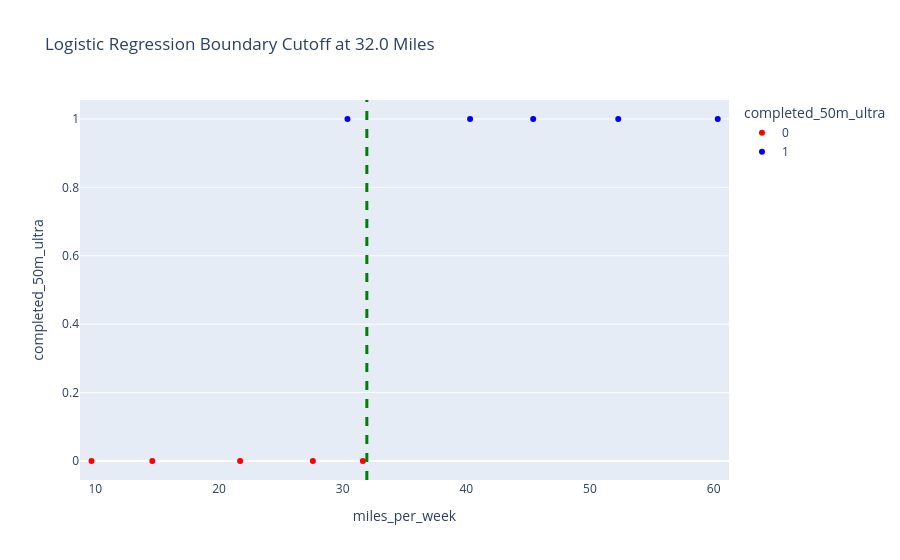

Here is the notebook cell this chart was saved with:
### Code cell
import numpy as np
import pandas as pd
import plotly.express as px
from sklearn.linear_model import LogisticRegression

# 1. Mock Data (Miles per week vs Ultra Completed)
df = pd.DataFrame({
    'miles_per_week': [10, 15, 22, 28, 30, 32, 40, 45, 52, 60],
    'completed_50m_ultra': [0, 0, 0, 0, 1, 0, 1, 1, 1, 1]
})

# 2. Fit simple 1D Logistic Regression
X = df[['miles_per_week']]
y = df['completed_50m_ultra']
model = LogisticRegression().fit(X, y)

# 3. Calculate the boundary point: x = -bias / weight
weight = model.coef_[0][0]
bias = model.intercept_[0]
decision_boundary = -bias / weight

# 4. Generate the base strip plot
fig = px.strip(
    data_frame=df, 
    x='miles_per_week', 
    y='completed_50m_ultra', # Keeps points aligned horizontally
    color='completed_50m_ultra',
    color_discrete_map={0: 'red', 1: 'blue'},
    title=f"Logistic Regression Boundary Cutoff at {decision_boundary:.1f} Miles"
)

# 5. Overlay the green decision boundary line simply
fig.add_vline(
    x=decision_boundary, 
    line_width=3, 
    line_dash="dash", 
    line_color="green"
)

fig.show()

### Figure 1 — Plotly figure (JSON) as saved in the notebook; plotly's stock layout.template omitted (floating-point values rounded to 4 significant figures)
{"data": [{"alignmentgroup": "True", "boxpoints": "all", "fillcolor": "rgba(255,255,255,0)", "hoveron": "points", "hovertemplate": "completed_50m_ultra=%{y}<br>miles_per_week=%{x}<extra></extra>", "legendgroup": "0", "line": {"color": "rgba(255,255,255,0)"}, "marker": {"color": "red"}, "name": "0", "offsetgroup": "0", "orientation": "v", "pointpos": 0, "showlegend": true, "type": "box", "x": [10, 15, 22, 28, 32], "x0": " ", "xaxis": "x", "y": [0, 0, 0, 0, 0], "y0": " ", "yaxis": "y"}, {"alignmentgroup": "True", "boxpoints": "all", "fillcolor": "rgba(255,255,255,0)", "hoveron": "points", "hovertemplate": "completed_50m_ultra=%{y}<br>miles_per_week=%{x}<extra></extra>", "legendgroup": "1", "line": {"color": "rgba(255,255,255,0)"}, "marker": {"color": "blue"}, "name": "1", "offsetgroup": "1", "orientation": "v", "pointpos": 0, "showlegend": true, "type": "box", "x": [30, 40, 45, 52, 60], "x0": " ", "xaxis": "x", "y": [1, 1, 1, 1, 1], "y0": " ", "yaxis": "y"}], "layout": {"boxmode": "group", "legend": {"title": {"text": "completed_50m_ultra"}, "tracegroupgap": 0}, "shapes": [{"line": {"color": "green", "dash": "dash", "width": 3}, "type": "line", "x0": 31.95, "x1": 31.95, "xref": "x", "y0": 0, "y1": 1, "yref": "y domain"}], "title": {"text": "Logistic Regression Boundary Cutoff at 32.0 Miles"}, "xaxis": {"anchor": "y", "domain": [0, 1], "title": {"text": "miles_per_week"}}, "yaxis": {"anchor": "x", "categoryarray": [1, 0], "categoryorder": "array", "domain": [0, 1], "title": {"text": "completed_50m_ultra"}}}}
